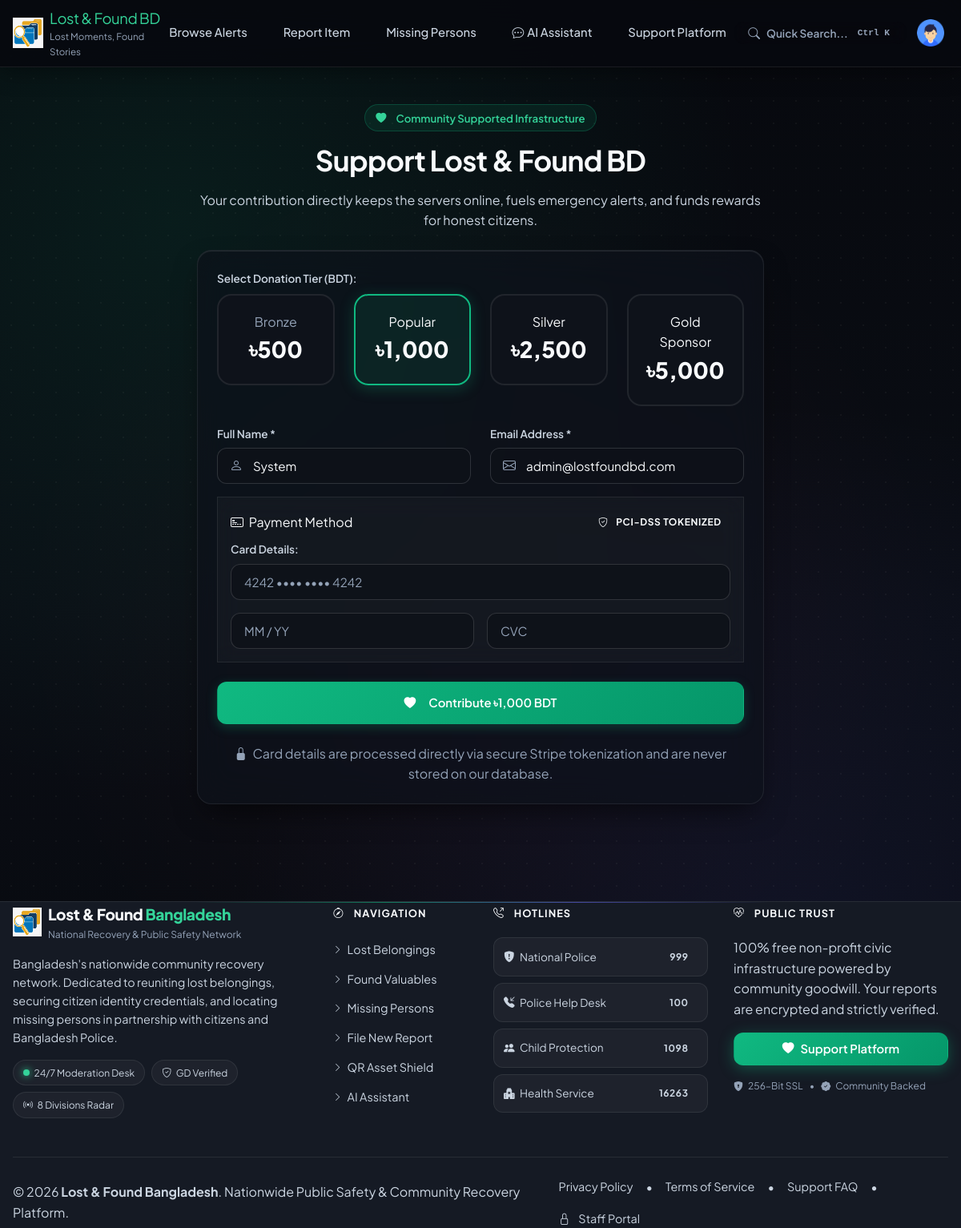
Screenshot of /payment.php (signed in) with the database file from the repository.
### tables this page shows
CREATE TABLE IF NOT EXISTS `users` (
  `id` INT AUTO_INCREMENT PRIMARY KEY,
  `first_name` VARCHAR(100) NOT NULL,
  `last_name` VARCHAR(100) NOT NULL,
  `email` VARCHAR(150) NOT NULL UNIQUE,
  `phone` VARCHAR(25) NOT NULL,
  `password_hash` VARCHAR(255) NOT NULL,
  `role` ENUM('user', 'admin', 'moderator') DEFAULT 'user',
  `avatar` VARCHAR(255) DEFAULT 'images/user_avatar.png',
  `status` ENUM('active', 'suspended', 'pending') DEFAULT 'active',
  `created_at` TIMESTAMP DEFAULT CURRENT_TIMESTAMP,
  `updated_at` TIMESTAMP DEFAULT CURRENT_TIMESTAMP ON UPDATE CURRENT_TIMESTAMP,
  INDEX `idx_users_email` (`email`),
  INDEX `idx_users_role` (`role`)
);

### src/Services/AuthService.php (called while the page is built, shortened)
<?php
class AuthService
{
    public function getCurrentUser(): ?array
    {
        $db = Database::getConnection();
        $stmt = $db->prepare("SELECT id, first_name, last_name, email, phone, role, avatar, status, created_at FROM users WHERE id = ? LIMIT 1");
        $stmt->execute([(int)$_SESSION['user_id']]);
        $user = $stmt->fetch();
        return $user ?: null;
    }
}

### payment.php (the view, shortened to what this page needs)
<!DOCTYPE html>
<html lang="en">
<head>
    <link rel="stylesheet" href="https://cdn.jsdelivr.net/npm/bootstrap-icons@1.11.3/font/bootstrap-icons.min.css">
    <link rel="stylesheet" href="css/design-system.css">
</head>
<body>
    <?php include __DIR__ . '/components/navbar.php'; ?>
    <main class="container mx-auto px-3 payment-header" style="max-width: 740px;">
        <div class="text-center mb-4">
            <span class="brand-badge mb-2"><i class="bi bi-heart-fill text-rose me-1"></i> Community Supported Infrastructure</span>
            <h1 class="text-light fw-bold mb-2" style="font-size: 2.2rem;">Support Lost & Found BD</h1>
            <p class="text-secondary">Your contribution directly keeps the servers online, fuels emergency alerts, and funds rewards for honest citizens.</p>
        </div>
        <div class="glass-panel p-4 p-md-5 mb-5 animate-slide-up">
            <label class="form-label mb-2 fw-bold text-light">Select Donation Tier (BDT):</label>
            <div class="row g-3 mb-4">
                <div class="col-6 col-md-3">
                    <div class="tier-selector-card" onclick="selectTier(500, this)">
                        <div class="text-muted small">Bronze</div>
                        <div class="tier-amount">৳500</div>
                    </div>
                </div>
                <div class="col-6 col-md-3">
                    <div class="tier-selector-card active" onclick="selectTier(1000, this)">
                        <div class="text-emerald small fw-bold">Popular</div>
                        <div class="tier-amount">৳1,000</div>
                    </div>
                </div>
                <div class="col-6 col-md-3">
                    <div class="tier-selector-card" onclick="selectTier(2500, this)">
                        <div class="text-indigo small fw-bold">Silver</div>
                        <div class="tier-amount">৳2,500</div>
                    </div>
                </div>
                <div class="col-6 col-md-3">
                    <div class="tier-selector-card" onclick="selectTier(5000, this)">
                        <div class="text-amber small fw-bold">Gold Sponsor</div>
                        <div class="tier-amount">৳5,000</div>
                    </div>
                </div>
            </div>
            <form action="stripe_payment.php" method="POST" id="donationPaymentForm">
                <div class="row g-3 mb-3">
                    <div class="col-md-6">
                        <label for="donorNameInput" class="form-label">Full Name <span class="text-rose">*</span></label>
                        <div class="input-icon-wrapper">
                            <i class="bi bi-person icon"></i>
                            <input type="text" class="form-control" id="donorNameInput" name="name" value="<?= htmlspecialchars($currentUser['first_name'] ?? '', ENT_QUOTES, 'UTF-8') ?>" placeholder="Your name" required>
                        </div>
                    </div>
                    <div class="col-md-6">
                        <label for="donorEmailInput" class="form-label">Email Address <span class="text-rose">*</span></label>
                        <div class="input-icon-wrapper">
                            <i class="bi bi-envelope icon"></i>
                            <input type="email" class="form-control" id="donorEmailInput" name="email" value="<?= htmlspecialchars($currentUser['email'] ?? '', ENT_QUOTES, 'UTF-8') ?>" placeholder="name@domain.com" required>
                        </div>
                    </div>
                </div>
                <div class="p-3 rounded glass-subtle mb-4">
                    <div class="d-flex justify-content-between align-items-center mb-2">
                        <span class="text-light fw-bold"><i class="bi bi-credit-card-2-front text-emerald me-1"></i> Payment Method</span>
                        <span class="badge bg-emerald-subtle text-emerald"><i class="bi bi-shield-check me-1"></i> PCI-DSS Tokenized</span>
                    </div>
                    <div class="mb-3">
                        <label class="form-label small">Card Details:</label>
                        <input type="text" class="form-control" id="cardNumberInput" name="card_number" placeholder="4242 •••• •••• 4242" maxlength="19">
                    </div>
                    <div class="row g-2">
                        <div class="col-6">
                            <input type="text" class="form-control" name="card_exp" placeholder="MM / YY" maxlength="5">
                        </div>
                        <div class="col-6">
                            <input type="password" class="form-control" name="card_cvc" placeholder="CVC" maxlength="4">
                        </div>
                    </div>
                </div>
                <button type="submit" class="btn btn-primary btn-block w-100 py-3" id="paySubmitBtn">
                    <i class="bi bi-heart-fill me-2"></i>
                    <span id="btnPayLabel">Contribute ৳1,000 BDT</span>
                </button>
            </form>
            <div class="text-center text-muted small mt-4 pt-3 border-top border-subtle">
                <i class="bi bi-lock-fill text-emerald me-1"></i> Card details are processed directly via secure Stripe tokenization and are never stored on our database.
            </div>
        </div>
    </main>
    <?php include __DIR__ . '/components/footer.php'; ?>
</body>
</html>

### components/navbar.php (shortened to what this page needs)
<?php
$auth = new AuthService();
$currentUser = $auth->getCurrentUser();
?>
<header class="glass-navbar">
  <div class="container d-flex justify-content-between align-items-center py-2 px-3 mx-auto" style="max-width: 1320px;">
    <a href="index.php" class="navbar-brand d-flex align-items-center gap-2 text-decoration-none">
      <img src="images/logo.png" alt="Lost and Found Bangladesh Logo" width="38" height="38" class="rounded-circle border border-subtle">
      <div>
        <div class="brand-title fw-bold text-light lh-1" style="font-size: 1.15rem; letter-spacing: -0.02em;">Lost & Found <span class="text-emerald" style="color: var(--color-emerald-400);">BD</span></div>
        <small class="text-muted d-none d-sm-block" style="font-size: 0.725rem;">Lost Moments, Found Stories</small>
      </div>
    </a>
    <nav class="d-none d-lg-flex align-items-center gap-4">
      <a href="recentposts.php" class="nav-link text-secondary fw-medium hover-light">Browse Alerts</a>
      <a href="submit_lostitems.php" class="nav-link text-secondary fw-medium hover-light">Report Item</a>
      <a href="missing_person.php" class="nav-link text-secondary fw-medium hover-light">Missing Persons</a>
      <a href="chatbot.php" class="nav-link text-secondary fw-medium hover-light">
        <i class="bi bi-chat-dots me-1 text-emerald"></i>AI Assistant
      </a>
      <a href="payment.php" class="nav-link text-secondary fw-medium hover-light">Support Platform</a>
    </nav>
    <div class="d-flex align-items-center gap-2">
      <button type="button" class="btn btn-ghost btn-sm d-flex align-items-center gap-2 text-muted px-3 py-1 rounded-pill border border-subtle glass-subtle" onclick="openCommandPalette()" title="Press Ctrl+K to search">
        <i class="bi bi-search"></i>
        <span class="d-none d-md-inline" style="font-size: 0.85rem;">Quick Search...</span>
        <kbd class="d-none d-md-inline-block px-1 py-0 rounded text-muted bg-dark border border-subtle" style="font-size: 0.7rem;">Ctrl K</kbd>
      </button>
      <?php if ($currentUser): ?>
        <div class="dropdown position-relative" id="userMenuDropdown">
          <button class="btn btn-ghost btn-sm p-1 rounded-circle d-flex align-items-center dropdown-toggle" type="button" onclick="toggleUserDropdown()" aria-expanded="false" id="userAvatarBtn">
            <img src="<?= htmlspecialchars($currentUser['avatar'] ?? 'images/user_avatar.png', ENT_QUOTES, 'UTF-8') ?>" alt="Avatar" width="34" height="34" class="rounded-circle border border-emerald">
          </button>
        </div>
      <?php else: ?>
        <a href="login.php" class="btn btn-ghost btn-sm">Sign In</a>
        <a href="signup.php" class="btn btn-primary btn-sm btn-pill">Get Started</a>
      <?php endif; ?>
    </div>
  </div>
</header>

### payment.php (style rules this page uses)
.payment-header { padding-top: 130px; padding-bottom: 25px; }
.tier-selector-card { padding: 1.25rem; background: var(--bg-surface); border: 2px solid var(--border-subtle); border-radius: var(--radius-lg); text-align: center; cursor: pointer; transition: all var(--transition-fast); }
.tier-selector-card:hover, .tier-selector-card.active { background: rgba(16, 185, 129, 0.1); border-color: var(--color-emerald-500); box-shadow: 0 4px 18px var(--color-emerald-glow); }
.tier-amount { font-size: 1.75rem; font-weight: 800; color: var(--text-primary); }

### rows the page displays
users: avatar (picture), name "System", email "admin@lostfoundbd.com"
